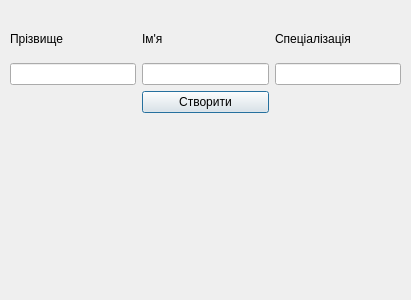
<?xml version="1.0" encoding="UTF-8"?>
<ui version="4.0">
 <class>DoctorDialog</class>
 <widget class="QDialog" name="DoctorDialog">
  <property name="geometry">
   <rect>
    <x>0</x>
    <y>0</y>
    <width>411</width>
    <height>300</height>
   </rect>
  </property>
  <property name="windowTitle">
   <string>Dialog</string>
  </property>
  <widget class="QWidget" name="layoutWidget">
   <property name="geometry">
    <rect>
     <x>10</x>
     <y>20</y>
     <width>391</width>
     <height>93</height>
    </rect>
   </property>
   <layout class="QGridLayout" name="gridLayout">
    <item row="1" column="1">
     <widget class="QLineEdit" name="firstNameEdit"/>
    </item>
    <item row="1" column="2">
     <widget class="QLineEdit" name="diagEdit"/>
    </item>
    <item row="0" column="2">
     <widget class="QLabel" name="spec">
      <property name="text">
       <string>Спеціалізація</string>
      </property>
     </widget>
    </item>
    <item row="1" column="0">
     <widget class="QLineEdit" name="lastNameEdit"/>
    </item>
    <item row="2" column="1">
     <widget class="QPushButton" name="pushButton">
      <property name="text">
       <string>Створити</string>
      </property>
     </widget>
    </item>
    <item row="0" column="0">
     <widget class="QLabel" name="lastName">
      <property name="text">
       <string>Прізвище</string>
      </property>
     </widget>
    </item>
    <item row="0" column="1">
     <widget class="QLabel" name="firstName">
      <property name="text">
       <string>Ім'я</string>
      </property>
     </widget>
    </item>
   </layout>
  </widget>
 </widget>
 <resources/>
 <connections/>
</ui>
